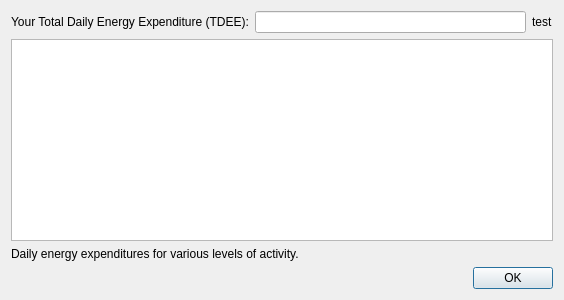
<?xml version="1.0" encoding="UTF-8"?>
<ui version="4.0">
 <class>ResultDialog</class>
 <widget class="QDialog" name="ResultDialog">
  <property name="geometry">
   <rect>
    <x>0</x>
    <y>0</y>
    <width>564</width>
    <height>300</height>
   </rect>
  </property>
  <property name="windowTitle">
   <string>Dialog</string>
  </property>
  <layout class="QVBoxLayout" name="verticalLayout">
   <item>
    <layout class="QHBoxLayout" name="horizontalLayout">
     <item>
      <widget class="QLabel" name="label">
       <property name="text">
        <string>Your Total Daily Energy Expenditure (TDEE):</string>
       </property>
      </widget>
     </item>
     <item>
      <widget class="QLineEdit" name="txtTDEE"/>
     </item>
     <item>
      <widget class="QLabel" name="lblOutput">
       <property name="text">
        <string>test</string>
       </property>
      </widget>
     </item>
    </layout>
   </item>
   <item>
    <widget class="QTableWidget" name="tableWidget">
     <property name="autoScroll">
      <bool>true</bool>
     </property>
     <property name="editTriggers">
      <set>QAbstractItemView::NoEditTriggers</set>
     </property>
     <attribute name="horizontalHeaderCascadingSectionResizes">
      <bool>false</bool>
     </attribute>
     <attribute name="verticalHeaderStretchLastSection">
      <bool>false</bool>
     </attribute>
    </widget>
   </item>
   <item>
    <widget class="QLabel" name="label_3">
     <property name="text">
      <string>Daily energy expenditures for various levels of activity.</string>
     </property>
    </widget>
   </item>
   <item>
    <widget class="QDialogButtonBox" name="buttonBox">
     <property name="orientation">
      <enum>Qt::Horizontal</enum>
     </property>
     <property name="standardButtons">
      <set>QDialogButtonBox::Ok</set>
     </property>
    </widget>
   </item>
  </layout>
 </widget>
 <resources/>
 <connections>
  <connection>
   <sender>buttonBox</sender>
   <signal>accepted()</signal>
   <receiver>ResultDialog</receiver>
   <slot>accept()</slot>
   <hints>
    <hint type="sourcelabel">
     <x>248</x>
     <y>254</y>
    </hint>
    <hint type="destinationlabel">
     <x>157</x>
     <y>274</y>
    </hint>
   </hints>
  </connection>
  <connection>
   <sender>buttonBox</sender>
   <signal>rejected()</signal>
   <receiver>ResultDialog</receiver>
   <slot>reject()</slot>
   <hints>
    <hint type="sourcelabel">
     <x>316</x>
     <y>260</y>
    </hint>
    <hint type="destinationlabel">
     <x>286</x>
     <y>274</y>
    </hint>
   </hints>
  </connection>
 </connections>
</ui>
